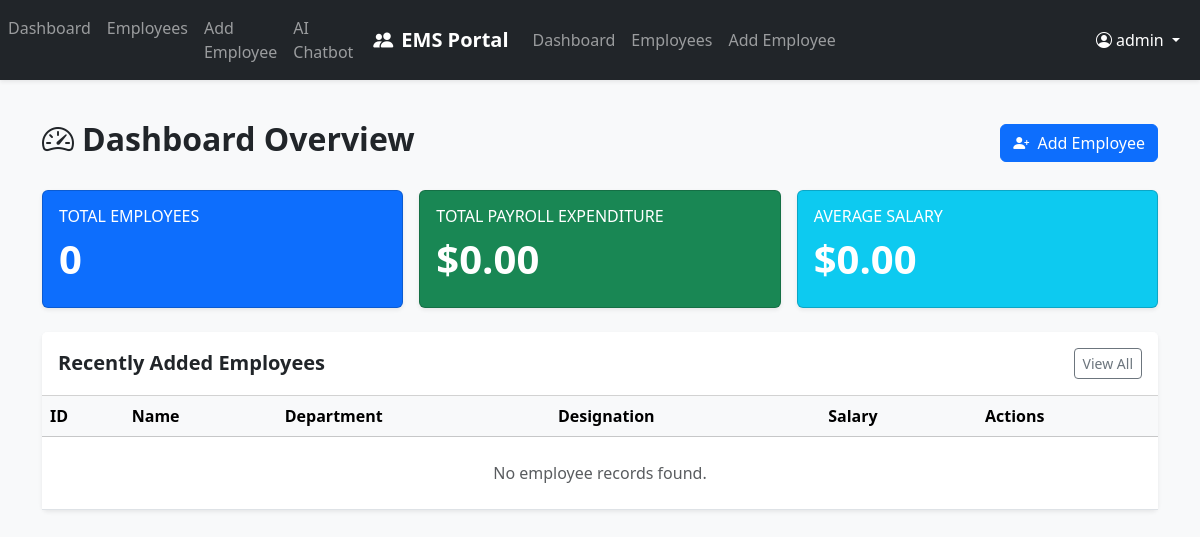
The page / (signed in) on the database as committed earlier.
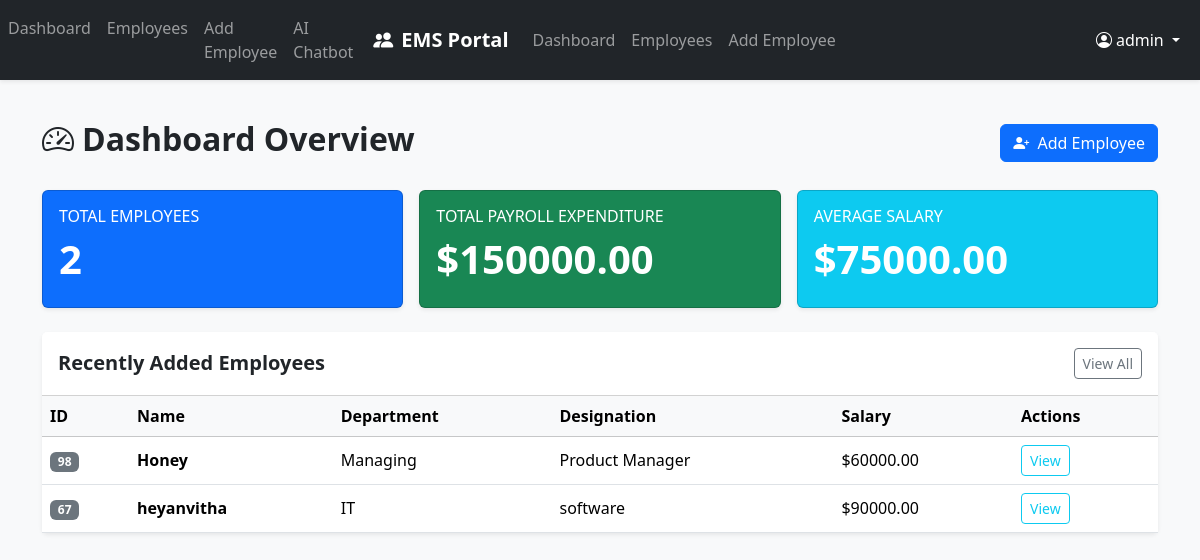
The same page on the database as committed later.
### employees/models.py (models this page shows, shortened)
class Employee(models.Model):
    emp_id = models.CharField(max_length= 20, unique = True, verbose_name = "Employee ID")
    name = models.CharField(max_length = 100, verbose_name ="Employee Name")
    email = models.EmailField(unique= True, verbose_name = "Email Address")
    phone = models.CharField(max_length = 15, verbose_name = "Phone Number")
    department = models.CharField(max_length = 100, verbose_name = "Department")
    designation = models.CharField(max_length=100, verbose_name="Designation")
    salary = models.DecimalField(max_digits=10, decimal_places=2, verbose_name="Salary")
    joining_date = models.DateField(verbose_name="Joining Date")

### employees/views.py (the view)
# urls.py: path('', views.dashboard, name='dashboard'),
@login_required(login_url='login')
def dashboard(request):
    total_employees = Employee.objects.count()
    total_salary = Employee.objects.aggregate(Sum('salary'))['salary__sum'] or 0
    avg_salary = Employee.objects.aggregate(Avg('salary'))['salary__avg'] or 0
    recent_employees = Employee.objects.all().order_by('-id')[:5]
    context = {
        'total_employees': total_employees,
        'total_salary': total_salary,
        'avg_salary': avg_salary,
        'recent_employees': recent_employees,
    }
    return render(request, 'employees/dashboard.html', context)

### employees/templates/employees/dashboard.html (shortened to what this page needs)
{% extends 'employees/base.html' %}
{% block content %}
<div class="d-flex justify-content-between align-items-center mb-4">
    <h2 class="fw-bold"><i class="bi bi-speedometer2 me-2"></i>Dashboard Overview</h2>
    <a href="{% url 'employee_create' %}" class="btn btn-primary">
        <i class="bi bi-person-plus-fill me-1"></i> Add Employee
    </a>
</div>
<div class="row g-3 mb-4">
    <div class="col-md-4">
        <div class="card text-white bg-primary shadow-sm h-100">
            <div class="card-body">
                <h6 class="card-title text-uppercase">Total Employees</h6>
                <h2 class="display-6 fw-bold">{{ total_employees }}</h2>
            </div>
        </div>
    </div>
    <div class="col-md-4">
        <div class="card text-white bg-success shadow-sm h-100">
            <div class="card-body">
                <h6 class="card-title text-uppercase">Total Payroll Expenditure</h6>
                <h2 class="display-6 fw-bold">${{ total_salary|floatformat:2 }}</h2>
            </div>
        </div>
    </div>
    <div class="col-md-4">
        <div class="card text-white bg-info shadow-sm h-100">
            <div class="card-body">
                <h6 class="card-title text-uppercase">Average Salary</h6>
                <h2 class="display-6 fw-bold">${{ avg_salary|floatformat:2 }}</h2>
            </div>
        </div>
    </div>
</div>
<div class="card shadow-sm border-0">
    <div class="card-header bg-white py-3 d-flex justify-content-between align-items-center">
        <h5 class="mb-0 fw-semibold">Recently Added Employees</h5>
        <a href="{% url 'employee_list' %}" class="btn btn-sm btn-outline-secondary">View All</a>
    </div>
    <div class="card-body p-0">
        <div class="table-responsive">
            <table class="table table-hover align-middle mb-0">
                <thead class="table-light">
                    <tr>
                        <th>ID</th>
                        <th>Name</th>
                        <th>Department</th>
                        <th>Designation</th>
                        <th>Salary</th>
                        <th>Actions</th>
                    </tr>
                </thead>
                <tbody>
                    {% for emp in recent_employees %}
                    <tr>
                        <td><span class="badge bg-secondary">{{ emp.emp_id }}</span></td>
                        <td class="fw-semibold">{{ emp.name }}</td>
                        <td>{{ emp.department }}</td>
                        <td>{{ emp.designation }}</td>
                        <td>${{ emp.salary }}</td>
                        <td>
                            <a href="{% url 'employee_detail' emp.pk %}" class="btn btn-sm btn-outline-info">View</a>
                        </td>
                    </tr>
                    {% empty %}
                    <tr>
                        <td colspan="6" class="text-center py-4 text-muted">No employee records found.</td>
                    </tr>
                    {% endfor %}
                </tbody>
            </table>
        </div>
    </div>
</div>
{% endblock %}

Rows that differ between the two databases and show on the page:
added Employee: emp_id "98", name "Honey", department "Managing", designation "Product Manager", salary "60000.00"
added Employee: emp_id "67", name "heyanvitha", department "IT", designation "software", salary "90000.00"
Other text that changed with them:
{{ total_employees }}: "0" → "2"
{{ total_salary|floatformat:2 }}: "0.00" → "150000.00"
{{ avg_salary|floatformat:2 }}: "0.00" → "75000.00"
text no longer shown: "No employee records found."
